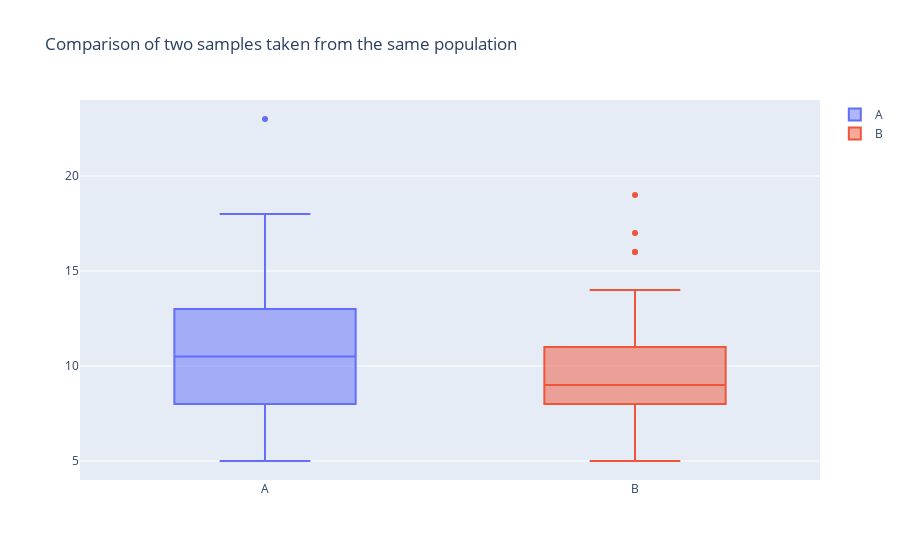

The notebook cell this image was saved under:
### Code cell
data = [go.Box(y=a, name='A'), go.Box(y=b, name='B')]
# add a layout
layout = go.Layout(
    title = 'Comparison of two samples taken from the same population'
)

# create a fig from data & layout, and plot the fig
fig = go.Figure(data=data, layout=layout)
pyo.plot(fig, filename='solution5.html')
fig.show()

### Figure 1 — Plotly figure (JSON) as saved in the notebook; plotly's stock layout.template omitted (floating-point values rounded to 4 significant figures)
{"data": [{"name": "A", "type": "box", "y": [17, 13, 13, 9, 7, 23, 11, 18, 11, 5, 10, 12, 16, 9, 11, 7, 7, 8, 10, 13, 11, 8, 7, 16, 12, 8, 14, 8, 10, 8]}, {"name": "B", "type": "box", "y": [7, 11, 7, 10, 10, 12, 6, 9, 13, 13, 8, 13, 8, 10, 8, 9, 10, 11, 19, 5, 13, 11, 16, 8, 6, 9, 9, 13, 11, 6, 10, 10, 11, 13, 11, 8, 6, 10, 8, 9, 12, 9, 10, 7, 7, 16, 11, 11, 7, 9, 9, 12, 12, 8, 9, 6, 10, 7, 9, 11, 9, 9, 7, 9, 9, 14, 10, 9, 11, 8, 11, 11, 10, 17, 6, 9, 8, 9, 7, 6, 10, 9, 10, 8, 9, 8, 12, 8, 11, 6, 11, 10, 8, 6, 12, 10, 8, 6, 8, 9]}], "layout": {"title": {"text": "Comparison of two samples taken from the same population"}}}
